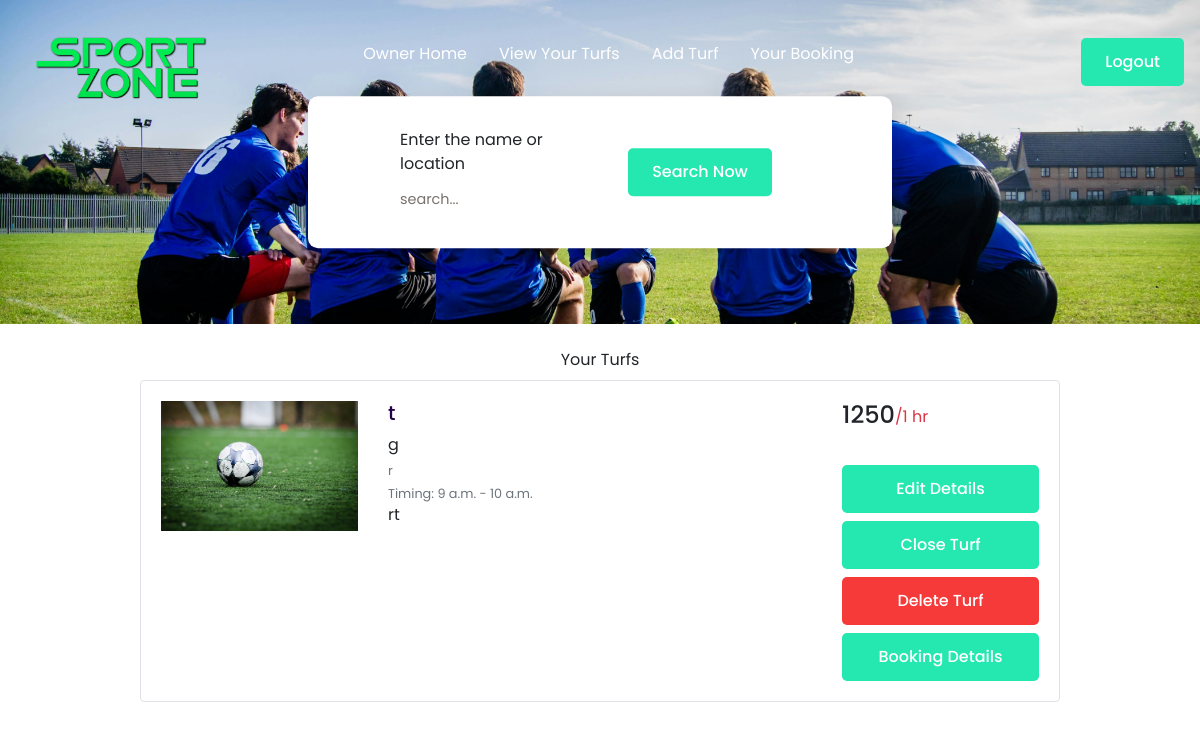
/owner/ownersearchturf (signed in), run on an earlier commit of the app's database.
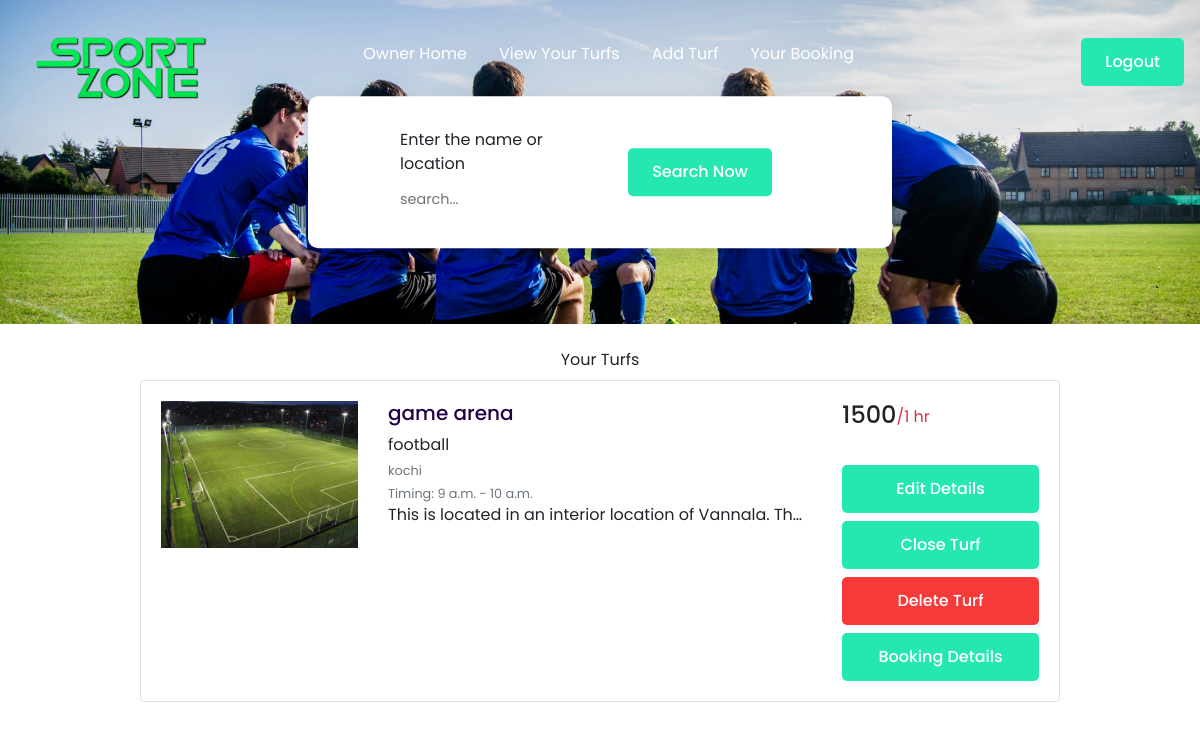
And on a later commit of the database.
### turfowner/models.py (models this page shows, shortened)
class turf_table(models.Model):
    image=models.ImageField(default="turfimages/img.png",upload_to='turfimages')
    ownername=models.ForeignKey(User,on_delete=models.CASCADE,null=True)
    name=models.CharField(max_length=150,blank=False)
    game_type = models.CharField(max_length=50)
    location=models.TextField(blank=False)
    location_url=models.TextField()
    open_time=models.TimeField()
    close_time=models.TimeField()
    rent=models.CharField(max_length=5,default=0)
    discription=models.TextField()
    slots=models.BooleanField(default=True)
    closed = models.BooleanField(default=True)

### turfowner/views.py (the view, shortened to what this page needs)
# urls.py: path('ownersearchturf',views.ownersearchturf,name='ownersearchturf'),
@login_required(login_url='ownerlogin')
def ownersearchturf(request):
    userturf=turf_table.objects.filter(ownername=request.user).all()
    context={'turfs':userturf}
    return render(request,'ownerturflist.html',context)

### templates/ownerturflist.html (shortened to what the changed rows need)
{% load static %}
<!DOCTYPE html>
<html lang="en">
<head>
    <link href="https://cdn.jsdelivr.net/npm/remixicon@4.0.0/fonts/remixicon.css" rel="stylesheet" />
    <link rel="stylesheet" href="https://cdn.jsdelivr.net/npm/bootstrap@4.4.1/dist/css/bootstrap.min.css"
>
    <link rel="stylesheet" href="{% static 'style.css' %}" />
</head>
<body>
    {% if turfs %}
    <div class="container my-4">
        {% for i in turfs reversed %}
        <div class="row justify-content-center mb-3 ">
            <div class="col-md-12 col-xl-10">
                <div class="card shadow-0 border rounded-4" id="cardrow">
                    <div class="card-body">
                        <div class="row">
                            <div class="col-md-12 col-lg-3 col-xl-3 mb-4 mb-lg-0">
                                <div class="bg-image hover-zoom ripple rounded ripple-surface">
                                    <img src={{i.image.url}} class="w-100" />
                                </div>
                            </div>
                            <div class="col-md-6 col-lg-6 col-xl-6">
                                <h5 style="color: rgb(36, 1, 70);">{{i.name}}</h5>
                                <div class="d-flex flex-row">
                                    <span>{{i.game_type}}</span>
                                </div>
                                <div class="mt-1 mb-0 text-muted small">
                                    <span>{{i.location}}<br /></span>
                                </div>
                                <div class="mt-1 mb-0 text-muted small">
                                    <span>Timing: {{i.open_time}} - {{i.close_time}} <br /></span>
                                </div>
                                <p class="text-truncate mb-4 mb-md-0">
                                    {{i.discription}}
                                </p><br>
                            </div>
                            <div class="col-md-6 col-lg-3 col-xl-3 border-sm-start-none border-start">
                                <div class="d-flex flex-row align-items-center mb-1">
                                    <h4 class="mb-1 me-1">{{i.rent}}</h4>
                                    <span class="text-danger">/1 hr</span>
                                </div>
                                <div class="d-flex flex-column mt-4">
                                    <a href="{% url 'editTurf' i.id %}" style="width: 100%;">
                                        <button data-mdb-button-init data-mdb-ripple-init
                                            class="btn btn-outline-primary btn-sm mt-2" type="button"
                                            style="width: 100%;">Edit Details</button>
                                    </a>
                                    {% if not i.closed %}
                                    <a href="{% url 'changeslots' i.id %}" style="width: 100%;">
                                        <button data-mdb-button-init data-mdb-ripple-init
                                            class="btn btn-outline-primary btn-sm mt-2" type="button"
                                            style="width: 100%;">Close Turf</button>
                                    </a>
                                    {% else %}
                                    <a href="{% url 'changeslots' i.id %}" style="width: 100%;">
                                        <button data-mdb-button-init data-mdb-ripple-init
                                            class="btn btn-outline-primary btn-sm mt-2" type="button"
                                            style="width: 100%;background-color: grey;">Open Turf</button>
                                    </a>
                                    {% endif %}
                                    <a href="{% url 'deleteTurf' i.id %}" style="width: 100%;">
                                        <button class="btn btn-danger btn-sm mt-2" type="button"
                                            style="width: 100%;background-color: rgb(246, 58, 58);">Delete Turf</button>
                                    </a>
                                    <a href="{% url 'turfbookings' i.id %}" style="width: 100%;">
                                        <button data-mdb-button-init data-mdb-ripple-init
                                            class="btn btn-outline-primary btn-sm mt-2" type="button" style="width: 100%;">
                                            Booking Details
                                        </button>
                                    </a>
                                </div>
                            </div>
                        </div>
                    </div>
                </div>
            </div>
        </div>
        {% endfor %}
        {% else %}
        <div class="container py-5" style="text-align: center;">
            no data available
        </div>
        {% endif %}
    </div>
</body>
</html>

What changed in the data, as far as the page shows it:
removed turf_table: image (picture), name "t", game_type "g", location "r", open_time "9 a.m.", close_time "10 a.m.", discription "rt", rent "1250", closed "Close Turf"
added turf_table: image (picture), name "game arena", game_type "football", location "kochi", open_time "9 a.m.", close_time "10 a.m.", discription "This is located in an interior location of Vannala. Th…", rent "1500", closed "Close Turf"
